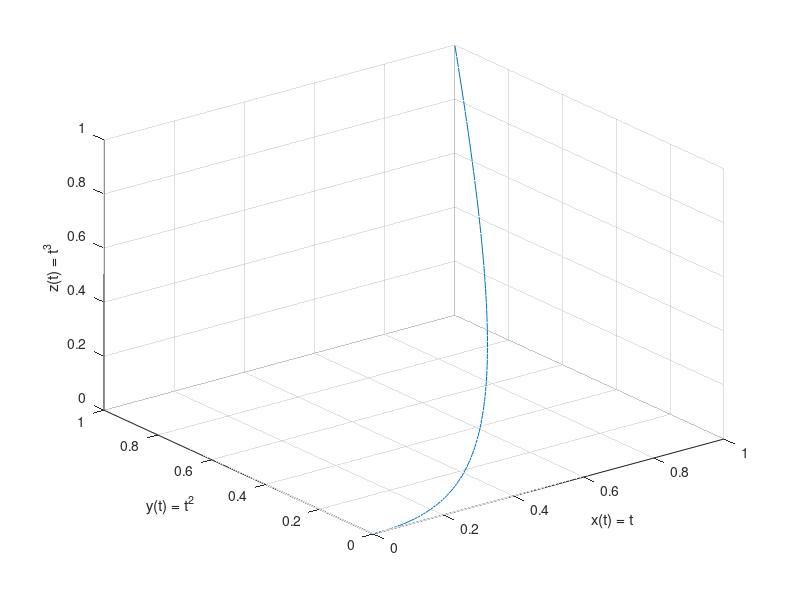

Reproduce this figure in MATLAB.
% plot of a parametric space curve :
% x(t) = t, y(t) = t^2, z(t) = t^3      0<=t<=1.

t = linspace(0,1,100)
x = t ;
y = t.^2 ;
z = t.^3 ;
plot3(x,y,z) , grid
xlabel('x(t) = t')
ylabel('y(t) = t^2')
zlabel('z(t) = t^3')